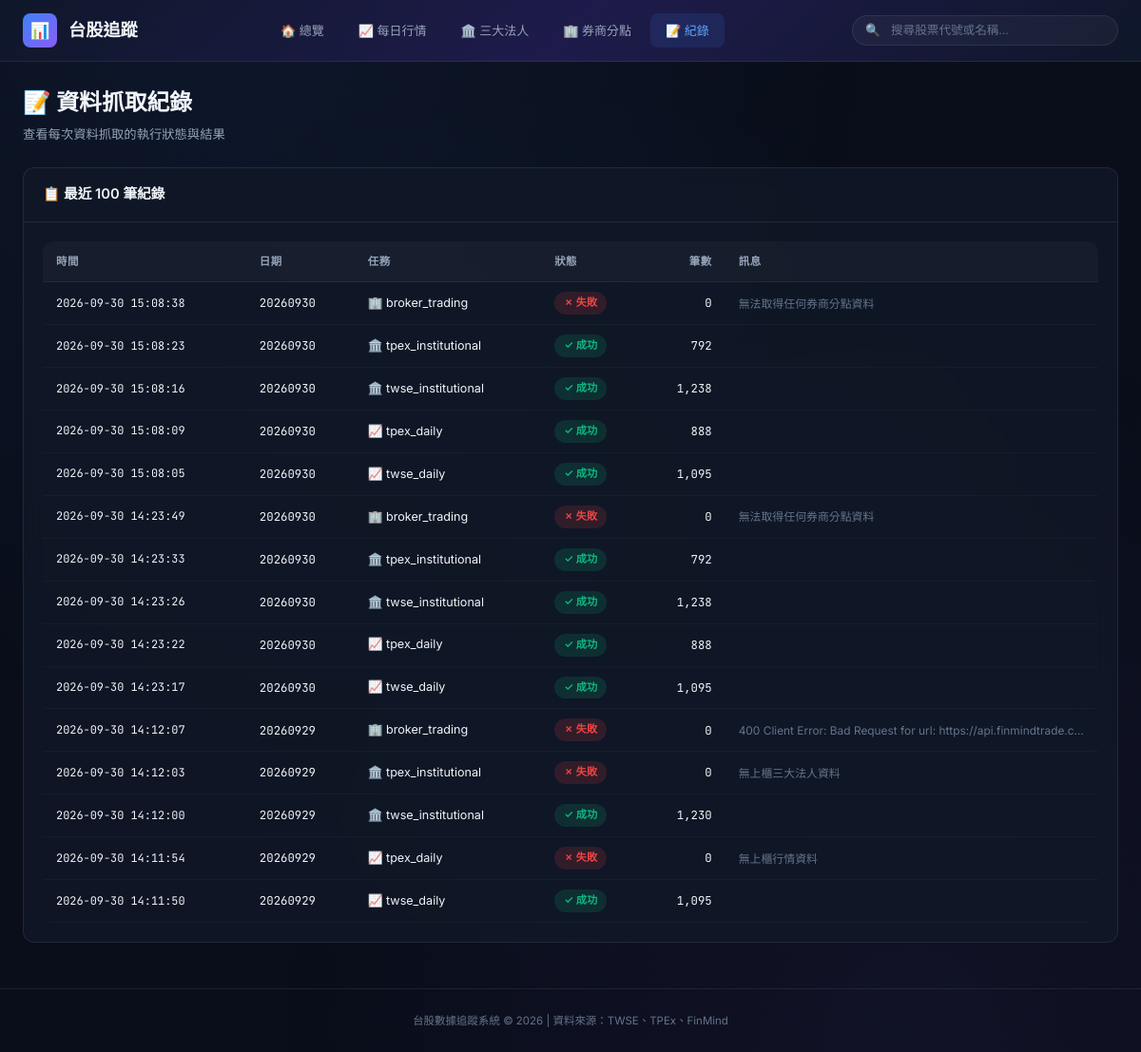
The app's page /log with its own data.
### tables this page shows
CREATE TABLE fetch_log (
                id INTEGER PRIMARY KEY AUTOINCREMENT,
                date TEXT NOT NULL,
                task TEXT NOT NULL,
                status TEXT NOT NULL,
                records INTEGER DEFAULT 0,
                message TEXT,
                created_at TIMESTAMP DEFAULT CURRENT_TIMESTAMP
            );

### web/app.py (the view)
    @app.route("/log")
    def log_page():
        logs = query_fetch_log(limit=100)
        return render_template("log.html", logs=logs)

### database.py (called while the page is built)
@contextmanager
def get_connection():
    conn = sqlite3.connect(DB_PATH)
    conn.row_factory = sqlite3.Row
    conn.execute("PRAGMA journal_mode=WAL")
    conn.execute("PRAGMA foreign_keys=ON")
    try:
        yield conn
        conn.commit()
    except Exception:
        conn.rollback()
        raise
    finally:
        conn.close()

def query_fetch_log(limit=50):
    with get_connection() as conn:
        rows = conn.execute(
            "SELECT * FROM fetch_log ORDER BY created_at DESC LIMIT ?", (limit,)
        ).fetchall()
        return [dict(r) for r in rows]

### web/templates/log.html (shortened to what this page needs)
{% extends "base.html" %}
{% block content %}
<div class="page-header">
    <h1>📝 資料抓取紀錄</h1>
    <p class="subtitle">查看每次資料抓取的執行狀態與結果</p>
</div>
<div class="card">
    <div class="card-header">
        <h3>📋 最近 100 筆紀錄</h3>
    </div>
    <div class="card-body">
        {% if logs %}
        <div class="table-wrapper" style="max-height:70vh; overflow-y:auto;">
            <table>
                <thead>
                    <tr>
                        <th>時間</th>
                        <th>日期</th>
                        <th>任務</th>
                        <th>狀態</th>
                        <th class="right">筆數</th>
                        <th>訊息</th>
                    </tr>
                </thead>
                <tbody>
                    {% for log in logs %}
                    <tr>
                        <td class="mono" style="font-size:0.85rem;">{{ log.created_at }}</td>
                        <td class="mono">{{ log.date }}</td>
                        <td>
                            {% if 'daily' in log.task %}📈{% elif 'institutional' in log.task %}🏛️{% elif 'broker' in log.task %}🏢{% endif %}
                            {{ log.task }}
                        </td>
                        <td>
                            <span class="log-status {{ log.status }}">
                                {% if log.status == 'success' %}✓ 成功{% else %}✗ 失敗{% endif %}
                            </span>
                        </td>
                        <td class="right mono">{{ "{:,}".format(log.records) }}</td>
                        <td style="color:var(--text-muted); font-size:0.85rem; max-width:300px; overflow:hidden; text-overflow:ellipsis;">
                            {{ log.message or '' }}
                        </td>
                    </tr>
                    {% endfor %}
                </tbody>
            </table>
        </div>
        {% else %}
        <div class="empty-state">
            <div class="empty-icon">📝</div>
            <p>尚無抓取紀錄</p>
        </div>
        {% endif %}
    </div>
</div>
{% endblock %}

### web/templates/base.html (shortened to what this page needs)
<!DOCTYPE html>
<html lang="zh-TW">
<head>
    <link rel="stylesheet" href="{{ url_for('static', filename='css/style.css') }}">
</head>
<body>
    <div class="app-wrapper">
        <nav class="navbar">
            <div class="navbar-inner">
                <a href="/" class="navbar-brand">
                    <span class="logo-icon">📊</span>
                    <span>台股追蹤</span>
                </a>
                <ul class="navbar-nav">
                    <li><a href="/" class="{% if request.path == '/' %}active{% endif %}">🏠 總覽</a></li>
                    <li><a href="/daily" class="{% if request.path == '/daily' %}active{% endif %}">📈 每日行情</a></li>
                    <li><a href="/institutional" class="{% if request.path == '/institutional' %}active{% endif %}">🏛️ 三大法人</a></li>
                    <li><a href="/broker" class="{% if request.path.startswith('/broker') %}active{% endif %}">🏢 券商分點</a></li>
                    <li><a href="/log" class="{% if request.path == '/log' %}active{% endif %}">📝 紀錄</a></li>
                </ul>
                <div class="navbar-search">
                    <span class="search-icon">🔍</span>
                    <input type="text" id="stock-search" placeholder="搜尋股票代號或名稱..." autocomplete="off">
                </div>
            </div>
        </nav>
        <main class="main-content">
            <div class="container fade-in">
                {% block content %}{% endblock %}
            </div>
        </main>
        <footer class="footer">
            <p>台股數據追蹤系統 &copy; 2026 | 資料來源：TWSE、TPEx、FinMind</p>
        </footer>
    </div>
</body>
</html>

### records on screen
fetch_log: created_at "2026-09-30 15:08:38", date "20260930", task "broker_trading", status "✗ 失敗", records "0", message "無法取得任何券商分點資料"
fetch_log: created_at "2026-09-30 15:08:23", date "20260930", task "tpex_institutional", status "✓ 成功", records "792"
fetch_log: created_at "2026-09-30 15:08:16", date "20260930", task "twse_institutional", status "✓ 成功", records "1,238"
fetch_log: created_at "2026-09-30 15:08:09", date "20260930", task "tpex_daily", status "✓ 成功", records "888"
fetch_log: created_at "2026-09-30 15:08:05", date "20260930", task "twse_daily", status "✓ 成功", records "1,095"
fetch_log: created_at "2026-09-30 14:23:49", date "20260930", task "broker_trading", status "✗ 失敗", records "0", message "無法取得任何券商分點資料"
fetch_log: created_at "2026-09-30 14:23:33", date "20260930", task "tpex_institutional", status "✓ 成功", records "792"
fetch_log: created_at "2026-09-30 14:23:26", date "20260930", task "twse_institutional", status "✓ 成功", records "1,238"
fetch_log: created_at "2026-09-30 14:23:22", date "20260930", task "tpex_daily", status "✓ 成功", records "888"
fetch_log: created_at "2026-09-30 14:23:17", date "20260930", task "twse_daily", status "✓ 成功", records "1,095"
fetch_log: created_at "2026-09-30 14:12:07", date "20260929", task "broker_trading", status "✗ 失敗", records "0", message "400 Client Error: Bad Request for url: https://api.finmindtrade.c…"
fetch_log: created_at "2026-09-30 14:12:03", date "20260929", task "tpex_institutional", status "✗ 失敗", records "0", message "無上櫃三大法人資料"
fetch_log: created_at "2026-09-30 14:12:00", date "20260929", task "twse_institutional", status "✓ 成功", records "1,230"
fetch_log: created_at "2026-09-30 14:11:54", date "20260929", task "tpex_daily", status "✗ 失敗", records "0", message "無上櫃行情資料"
fetch_log: created_at "2026-09-30 14:11:50", date "20260929", task "twse_daily", status "✓ 成功", records "1,095"
